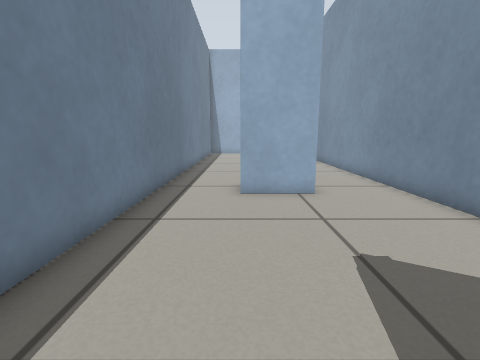
view 1 (above)

12 first-person views from a walk through a world built for the Gazebo simulator. The camera is 0.5 m above the floor, tilts 10° down and sees 85° across. The floor is counted in squares, 0.25 m on a side. Each view is taken from the middle of a square. On the plan, view 1 faces up. The plan holds only what a view shows up to about 16 squares ahead; the rest is blank.

view 2
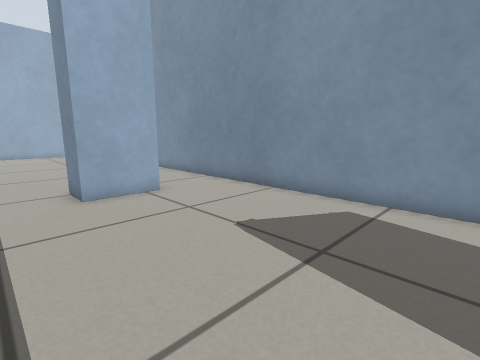

view 3
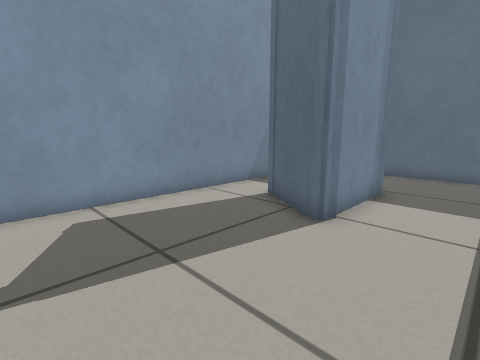

view 4
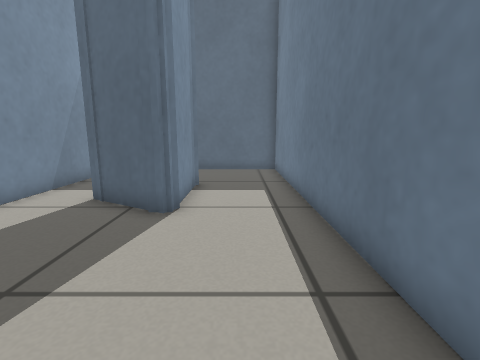

view 5
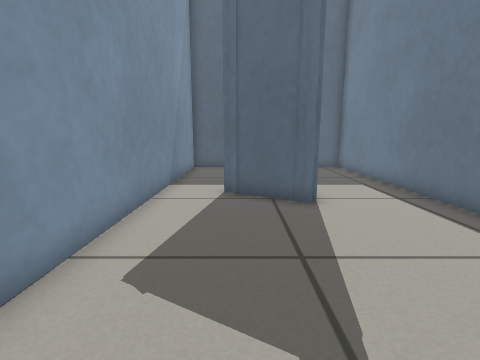

view 6
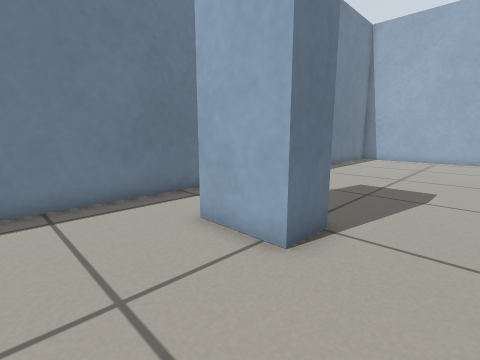

view 7
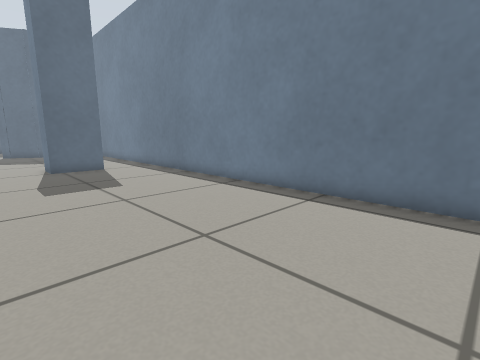

view 8
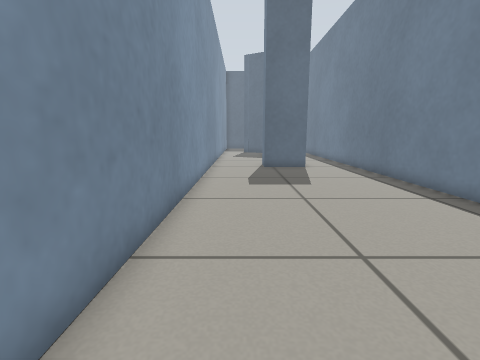

view 9
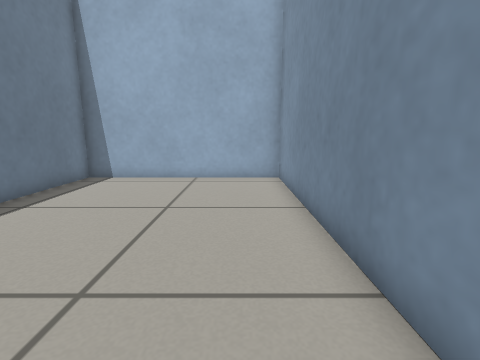

view 10
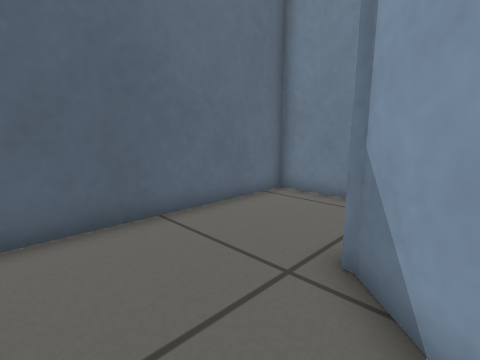

view 11
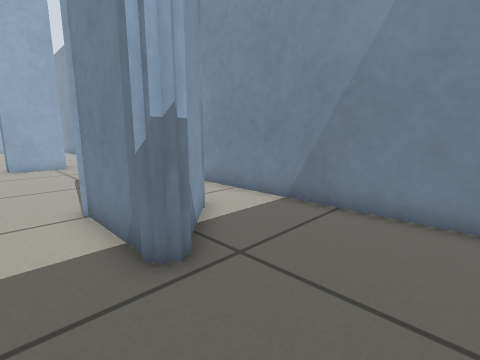

view 12
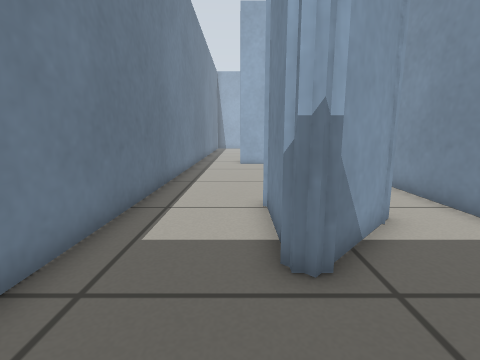

### Floor plan
Points are (right, up) in squares from view 1. A wall is a line through its corners. A room is listed if a view was taken in it or the views show most of it. See-through windows are left out.
Room 1 (views 1, 2, 3, 4, 5, 6, 7, 8, 9, 10, 11, 12)
walls: (0, 8.6) (0, 10.1) (2.5, 10.1) (2.5, 8.6) (0, 8.6); (0.9, -1.4) (3.6, -2.9); (0.6, -2) (0.9, -1.5) (1.4, -1.5); (3.1, -2.5) (3.5, -3) (1.1, -5.6) (0.8, -5.3) (0.8, -1.5); (-3, -9.8) (5.8, -9.8) (5.8, 27) (-3, 27) (-3, -9.8)

Positions as (right, up) in squares from view 1, and headings:
1: (0, 0), facing up
2: (-2, 0), facing up-right
3: (-2, 4), facing down-right
4: (-1, 5), facing down
5: (3, 6), facing down
6: (5, 5), facing up-left
7: (5, 26), facing down-left
8: (4, 26), facing down
9: (4, 15), facing up
10: (5, -4), facing down-left
11: (-1, -9), facing up-right
12: (0, -9), facing up
